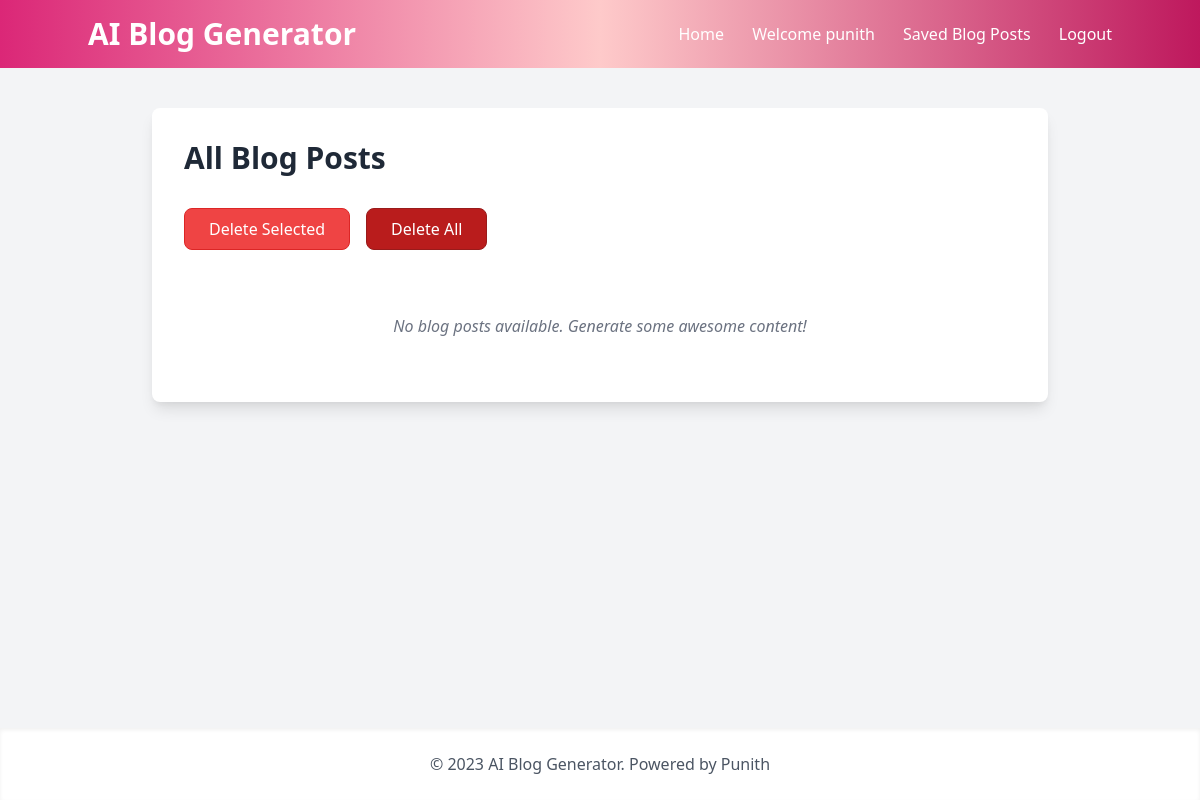
The page /blog-list/ (signed in) on the database as committed earlier.
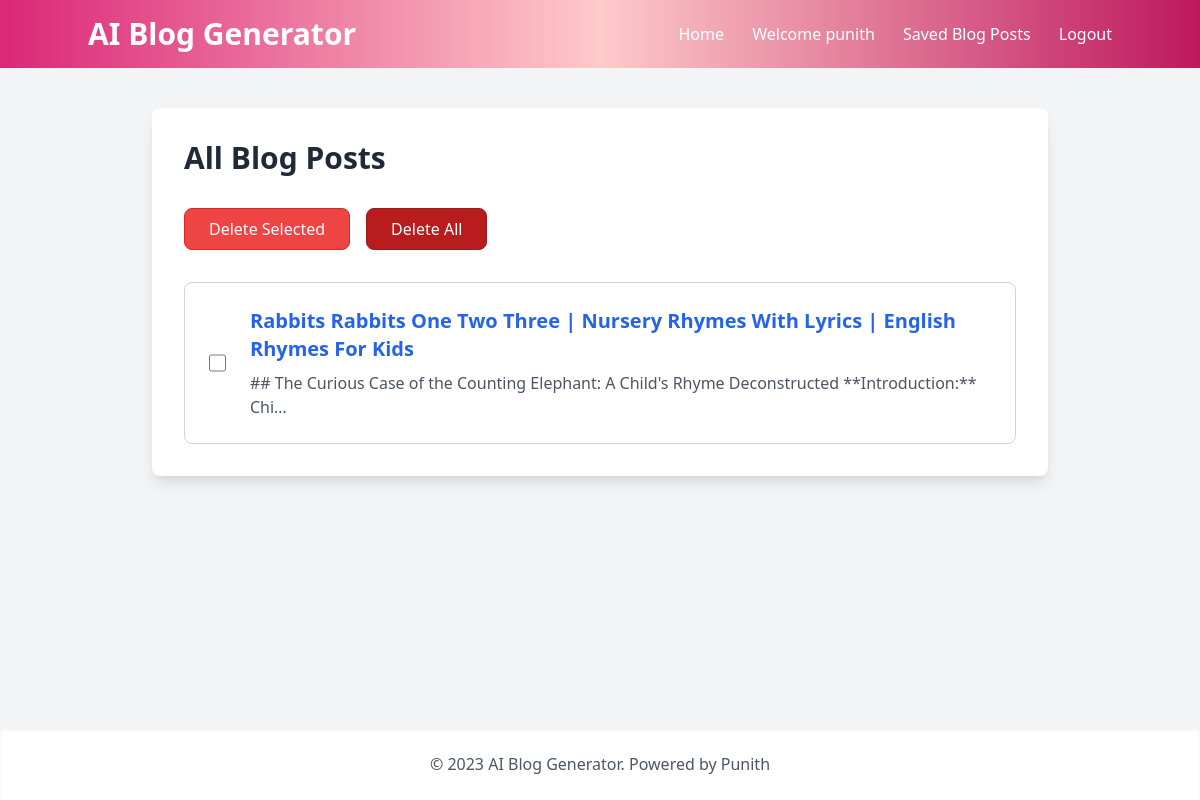
The same page on the database as committed later.
### blog_generator/models.py (models this page shows, shortened)
class BlogPost(models.Model):
    user = models.ForeignKey(User, on_delete=models.CASCADE)
    youtube_title = models.CharField(max_length=300)
    youtube_link = models.URLField()
    generated_content = models.TextField()
    created_at = models.DateTimeField(auto_now_add=True)

### blog_generator/views.py (the view)
# urls.py: path('blog-list/', views.blog_list, name='blog-list'),
@login_required
def blog_list(request):
    blog_articles = BlogPost.objects.filter(user=request.user)
    return render(request, "all-blogs.html", {'blog_articles': blog_articles})

### templates/all-blogs.html (shortened to what this page needs)
<!DOCTYPE html>
<html lang="en">
<head>
    <link href="https://cdn.jsdelivr.net/npm/tailwindcss@2.2.19/dist/tailwind.min.css" rel="stylesheet">
    <link href="https://cdn.jsdelivr.net/npm/@sweetalert2/theme-minimal@4/minimal.css" rel="stylesheet">
</head>
<body class="flex flex-col min-h-screen bg-gray-100 font-sans antialiased">
    <nav class="bg-gradient-to-r from-pink-600 via-red-200 to-pink-700 p-4 text-white">
        <div class="container mx-auto flex justify-between items-center">
            <a href="/" class="text-3xl font-bold hover:text-blue-200 transition duration-300">AI Blog Generator</a>
            <div class="space-x-6">
                <a href="/" class="text-white hover:text-blue-200 transition duration-300">Home</a>
                <a href="#" class="text-white hover:text-blue-200 transition duration-300">Welcome {{ user.username }}</a>
                <a href="/blog-list" class="text-white hover:text-blue-200 transition duration-300">Saved Blog Posts</a>
                <a href="/logout" class="text-white hover:text-blue-200 transition duration-300">Logout</a>
            </div>
        </div>
    </nav>
    <main class="container mx-auto mt-10 px-4 sm:px-0 flex-grow">
        <div class="max-w-4xl mx-auto bg-white p-8 rounded-lg shadow-lg">
            <section>
                <h2 class="text-3xl mb-8 font-bold text-gray-800">All Blog Posts</h2>
                <div class="flex space-x-4 mb-8">
                    <button id="delete-selected" class="btn btn-danger bg-red-500 text-white px-6 py-2 rounded-lg border border-red-600 hover:bg-red-600 focus:ring-2 focus:ring-red-500 transition duration-300 disabled:opacity-50 disabled:cursor-not-allowed" disabled>Delete Selected</button>
                    <button id="delete-all" class="btn btn-danger bg-red-700 text-white px-6 py-2 rounded-lg border border-red-800 hover:bg-red-800 focus:ring-2 focus:ring-red-700 transition duration-300">Delete All</button>
                </div>
                <div class="space-y-6">
                    <form id="blog-form">
                        {% for article in blog_articles reversed %}
                        <div class="blog-entry border border-gray-300 p-6 rounded-lg flex items-center hover:bg-gray-50 transition duration-300">
                            <input type="checkbox" class="select-blog mr-6 h-5 w-5 text-blue-600 rounded focus:ring-blue-500" name="blog_ids" value="{{article.id}}">
                            <a href="{% url 'blog_generator:blog-details' article.id %}" class="flex-grow group">
                                <h3 class="text-xl font-semibold text-blue-600 group-hover:text-blue-800 transition duration-300">{{article.youtube_title}}</h3>
                                <p class="text-gray-600 mt-2">{{article.generated_content|truncatechars:100}}</p>
                            </a>
                        </div>
                        {% empty %}
                        <p class="text-gray-500 italic text-center py-8">No blog posts available. Generate some awesome content!</p>
                        {% endfor %}
                    </form>
                </div>
            </section>
        </div>
    </main>
    <footer class="text-center p-6 text-gray-600 mt-10 bg-white shadow-inner">
        <p>&copy; 2023 AI Blog Generator. Powered by Punith</p>
    </footer>
</body>
</html>

Rows that differ between the two databases and show on the page:
added BlogPost: youtube_title "Rabbits Rabbits One Two Three | Nursery Rhymes With Lyrics | English Rhymes For Kids", generated_content "## The Curious Case of the Counting Elephant: A Child's Rhyme Deconstructed **Introduction:** Chi…"
Other text that changed with them:
text no longer shown: "No blog posts available. Generate some awesome content!"
